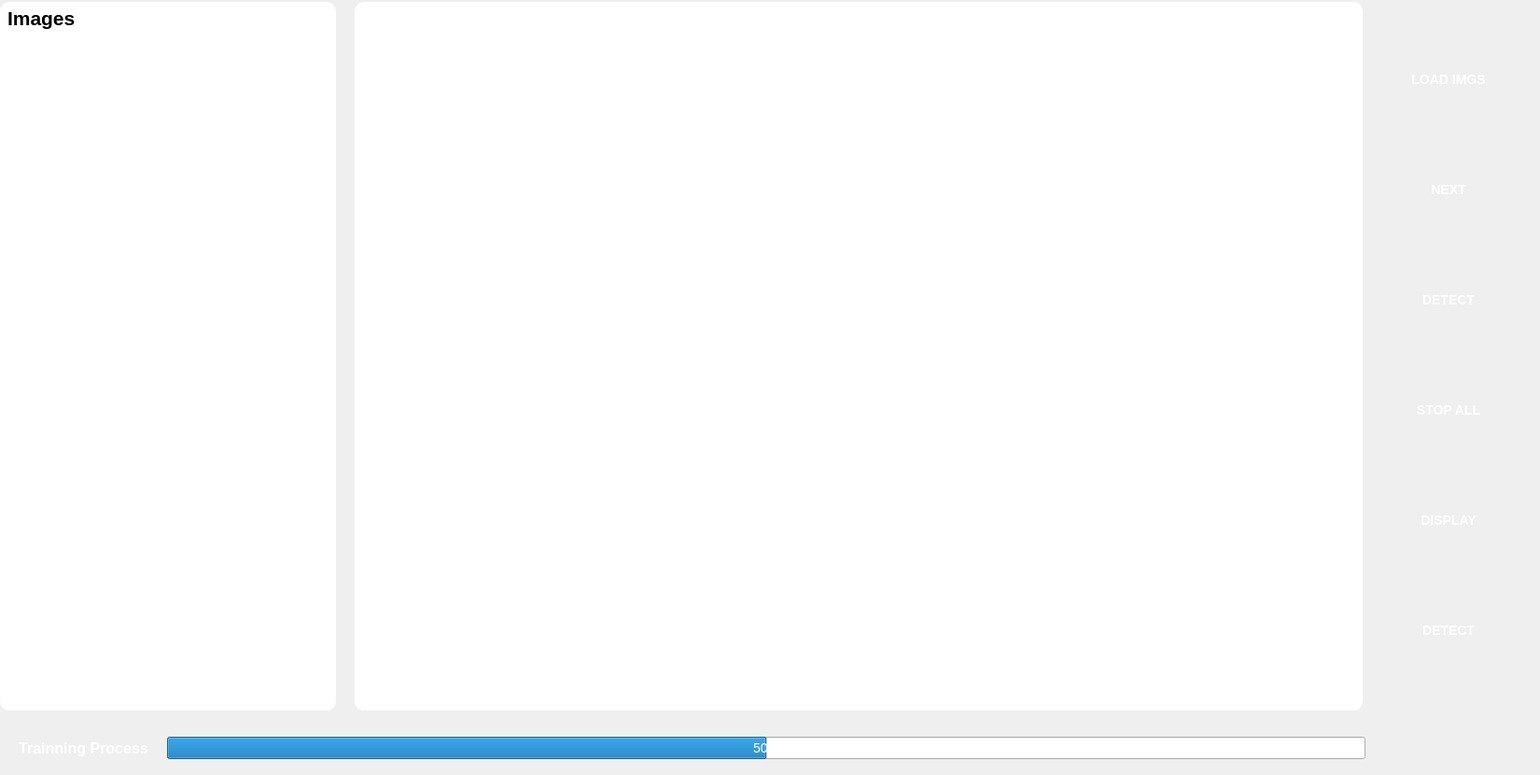
<?xml version="1.0" encoding="UTF-8"?>
<ui version="4.0">
 <class>Form</class>
 <widget class="QWidget" name="Form">
  <property name="geometry">
   <rect>
    <x>0</x>
    <y>0</y>
    <width>1650</width>
    <height>830</height>
   </rect>
  </property>
  <property name="windowTitle">
   <string>Form</string>
  </property>
  <property name="styleSheet">
   <string notr="true">/* Main Window Background */
QWidget {
    background: qlineargradient(spread:pad, x1:0, y1:0, x2:1, y2:1, 
                                stop:0 #1E1E2E, stop:1 #252836);
    color: white;
    font-size: 14px;
    font-family: &quot;Segoe UI&quot;, sans-serif;
}

/* Unified Button Style */
QPushButton {
    background: qlineargradient(spread:pad, x1:0, y1:0, x2:1, y2:0, 
                                stop:0 #007AFF, stop:1 #009FFF);
    border: none;
    padding: 12px 20px;
    font-size: 14px;
    font-weight: bold;
    border-radius: 10px;
	min-width: 50px;
    color: white;
    text-align: center;
}

/* Button Hover Effect */
QPushButton:hover {
    background: qlineargradient(spread:pad, x1:0, y1:0, x2:1, y2:0, 
                                stop:0 #66BFFF, stop:1 #80D5FF);
}

/* Button Pressed Effect */
QPushButton:pressed {
    background-color: rgba(255, 255, 255, 0.2);
}

/* Labels */
QLabel {
    font-size: 16px;
    font-weight: bold;
}

/* Camera Display */
QLabel#label {
    background-color: #FFFFFF;
    border-radius: 10px;
}

/* Log Label */
QLabel#label_2 {
    font-size: 30px;
    font-weight: bold;
    color: #FFFFFF;
}

/* List Widgets */
QListWidget#listWidget {
    background-color: rgb(255, 255, 255);
    border-radius: 10px;
    padding: 5px;
    color: black;
    font-size: 14px;
}

QListWidget#listWidget::item:hover {
    background: qlineargradient(spread:pad, x1:0, y1:0, x2:1, y2:0, 
                                stop:0 #66BFFF, stop:1 #80D5FF);
}

QListWidget#log_list {
    background-color: rgb(255, 255, 255);
	border-radius:10px;
    padding: 5px;
    color: black;
    font-size: 11px;
}</string>
  </property>
  <widget class="QWidget" name="layoutWidget">
   <property name="geometry">
    <rect>
     <x>0</x>
     <y>0</y>
     <width>1621</width>
     <height>821</height>
    </rect>
   </property>
   <layout class="QGridLayout" name="gridLayout">
    <property name="topMargin">
     <number>2</number>
    </property>
    <property name="spacing">
     <number>20</number>
    </property>
    <item row="4" column="0" rowspan="2">
     <widget class="QListWidget" name="listWidget">
      <property name="sizePolicy">
       <sizepolicy hsizetype="Minimum" vsizetype="Preferred">
        <horstretch>0</horstretch>
        <verstretch>0</verstretch>
       </sizepolicy>
      </property>
      <property name="minimumSize">
       <size>
        <width>360</width>
        <height>0</height>
       </size>
      </property>
      <property name="maximumSize">
       <size>
        <width>220</width>
        <height>16777215</height>
       </size>
      </property>
      <property name="sizeIncrement">
       <size>
        <width>0</width>
        <height>0</height>
       </size>
      </property>
      <property name="font">
       <font>
        <family>Segoe UI</family>
        <pointsize>-1</pointsize>
       </font>
      </property>
      <property name="styleSheet">
       <string notr="true"/>
      </property>
      <property name="flow">
       <enum>QListView::TopToBottom</enum>
      </property>
      <item>
       <property name="text">
        <string>Images</string>
       </property>
       <property name="font">
        <font>
         <pointsize>16</pointsize>
         <bold>true</bold>
        </font>
       </property>
      </item>
     </widget>
    </item>
    <item row="4" column="1" rowspan="2" colspan="7">
     <widget class="QLabel" name="label">
      <property name="minimumSize">
       <size>
        <width>1080</width>
        <height>720</height>
       </size>
      </property>
      <property name="maximumSize">
       <size>
        <width>1080</width>
        <height>16777215</height>
       </size>
      </property>
      <property name="sizeIncrement">
       <size>
        <width>0</width>
        <height>0</height>
       </size>
      </property>
      <property name="styleSheet">
       <string notr="true"/>
      </property>
      <property name="text">
       <string/>
      </property>
      <property name="alignment">
       <set>Qt::AlignCenter</set>
      </property>
     </widget>
    </item>
    <item row="4" column="8" rowspan="2">
     <layout class="QVBoxLayout" name="verticalLayout">
      <property name="spacing">
       <number>0</number>
      </property>
      <item>
       <widget class="QPushButton" name="trigger">
        <property name="minimumSize">
         <size>
          <width>90</width>
          <height>70</height>
         </size>
        </property>
        <property name="maximumSize">
         <size>
          <width>16777215</width>
          <height>16777215</height>
         </size>
        </property>
        <property name="font">
         <font>
          <family>Segoe UI</family>
          <pointsize>-1</pointsize>
          <bold>true</bold>
         </font>
        </property>
        <property name="styleSheet">
         <string notr="true"/>
        </property>
        <property name="text">
         <string>LOAD IMGS</string>
        </property>
       </widget>
      </item>
      <item>
       <widget class="QPushButton" name="connect">
        <property name="minimumSize">
         <size>
          <width>90</width>
          <height>70</height>
         </size>
        </property>
        <property name="maximumSize">
         <size>
          <width>16777215</width>
          <height>16777215</height>
         </size>
        </property>
        <property name="font">
         <font>
          <family>Segoe UI</family>
          <pointsize>-1</pointsize>
          <bold>true</bold>
         </font>
        </property>
        <property name="styleSheet">
         <string notr="true"/>
        </property>
        <property name="text">
         <string>NEXT</string>
        </property>
       </widget>
      </item>
      <item>
       <widget class="QPushButton" name="disconnect">
        <property name="minimumSize">
         <size>
          <width>90</width>
          <height>70</height>
         </size>
        </property>
        <property name="maximumSize">
         <size>
          <width>16777215</width>
          <height>16777215</height>
         </size>
        </property>
        <property name="font">
         <font>
          <family>Segoe UI</family>
          <pointsize>-1</pointsize>
          <bold>true</bold>
         </font>
        </property>
        <property name="styleSheet">
         <string notr="true"/>
        </property>
        <property name="text">
         <string>DETECT</string>
        </property>
       </widget>
      </item>
      <item>
       <widget class="QPushButton" name="stop_all">
        <property name="minimumSize">
         <size>
          <width>90</width>
          <height>70</height>
         </size>
        </property>
        <property name="maximumSize">
         <size>
          <width>16777215</width>
          <height>16777215</height>
         </size>
        </property>
        <property name="font">
         <font>
          <family>Segoe UI</family>
          <pointsize>-1</pointsize>
          <bold>true</bold>
         </font>
        </property>
        <property name="styleSheet">
         <string notr="true"/>
        </property>
        <property name="text">
         <string>STOP ALL</string>
        </property>
       </widget>
      </item>
      <item>
       <widget class="QPushButton" name="display">
        <property name="minimumSize">
         <size>
          <width>90</width>
          <height>70</height>
         </size>
        </property>
        <property name="maximumSize">
         <size>
          <width>16777215</width>
          <height>16777215</height>
         </size>
        </property>
        <property name="font">
         <font>
          <family>Segoe UI</family>
          <pointsize>-1</pointsize>
          <bold>true</bold>
         </font>
        </property>
        <property name="styleSheet">
         <string notr="true"/>
        </property>
        <property name="text">
         <string>DISPLAY</string>
        </property>
       </widget>
      </item>
      <item>
       <widget class="QPushButton" name="detect">
        <property name="minimumSize">
         <size>
          <width>90</width>
          <height>70</height>
         </size>
        </property>
        <property name="maximumSize">
         <size>
          <width>16777215</width>
          <height>16777215</height>
         </size>
        </property>
        <property name="font">
         <font>
          <family>Segoe UI</family>
          <pointsize>-1</pointsize>
          <bold>true</bold>
         </font>
        </property>
        <property name="styleSheet">
         <string notr="true"/>
        </property>
        <property name="text">
         <string>DETECT</string>
        </property>
       </widget>
      </item>
     </layout>
    </item>
    <item row="6" column="0" colspan="8">
     <layout class="QHBoxLayout" name="horizontalLayout">
      <property name="spacing">
       <number>20</number>
      </property>
      <property name="leftMargin">
       <number>20</number>
      </property>
      <property name="rightMargin">
       <number>0</number>
      </property>
      <item>
       <widget class="QLabel" name="label_3">
        <property name="minimumSize">
         <size>
          <width>50</width>
          <height>40</height>
         </size>
        </property>
        <property name="font">
         <font>
          <family>Segoe UI</family>
          <pointsize>-1</pointsize>
          <bold>true</bold>
         </font>
        </property>
        <property name="styleSheet">
         <string notr="true"/>
        </property>
        <property name="text">
         <string>Trainning Process</string>
        </property>
        <property name="alignment">
         <set>Qt::AlignCenter</set>
        </property>
        <property name="indent">
         <number>0</number>
        </property>
       </widget>
      </item>
      <item>
       <widget class="QProgressBar" name="progressBar">
        <property name="value">
         <number>50</number>
        </property>
       </widget>
      </item>
     </layout>
    </item>
    <item row="6" column="8">
     <widget class="QLabel" name="label_2">
      <property name="text">
       <string/>
      </property>
     </widget>
    </item>
   </layout>
  </widget>
 </widget>
 <resources/>
 <connections/>
</ui>
